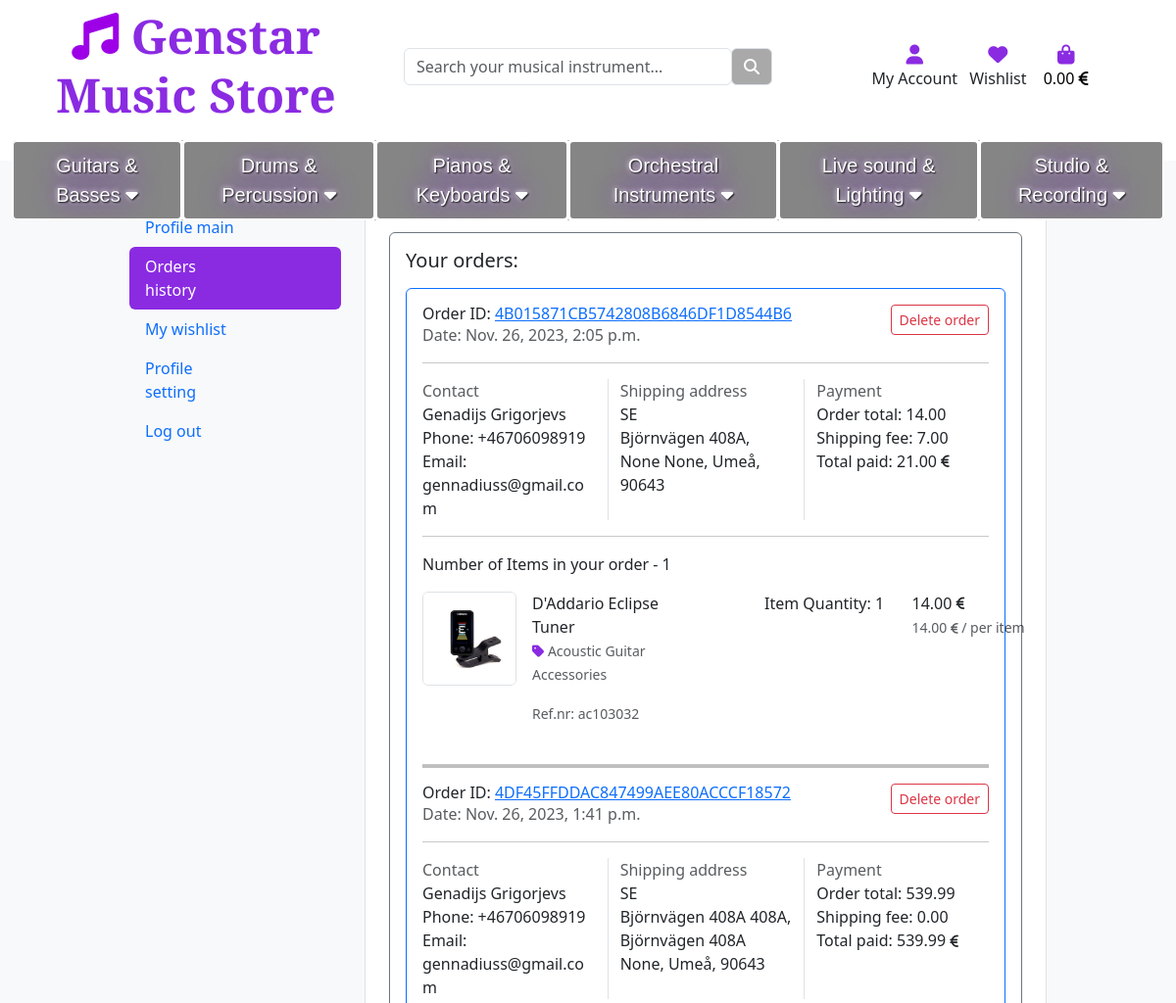
The app's page /profiles/orders_history/ (signed in, upper part), older data.
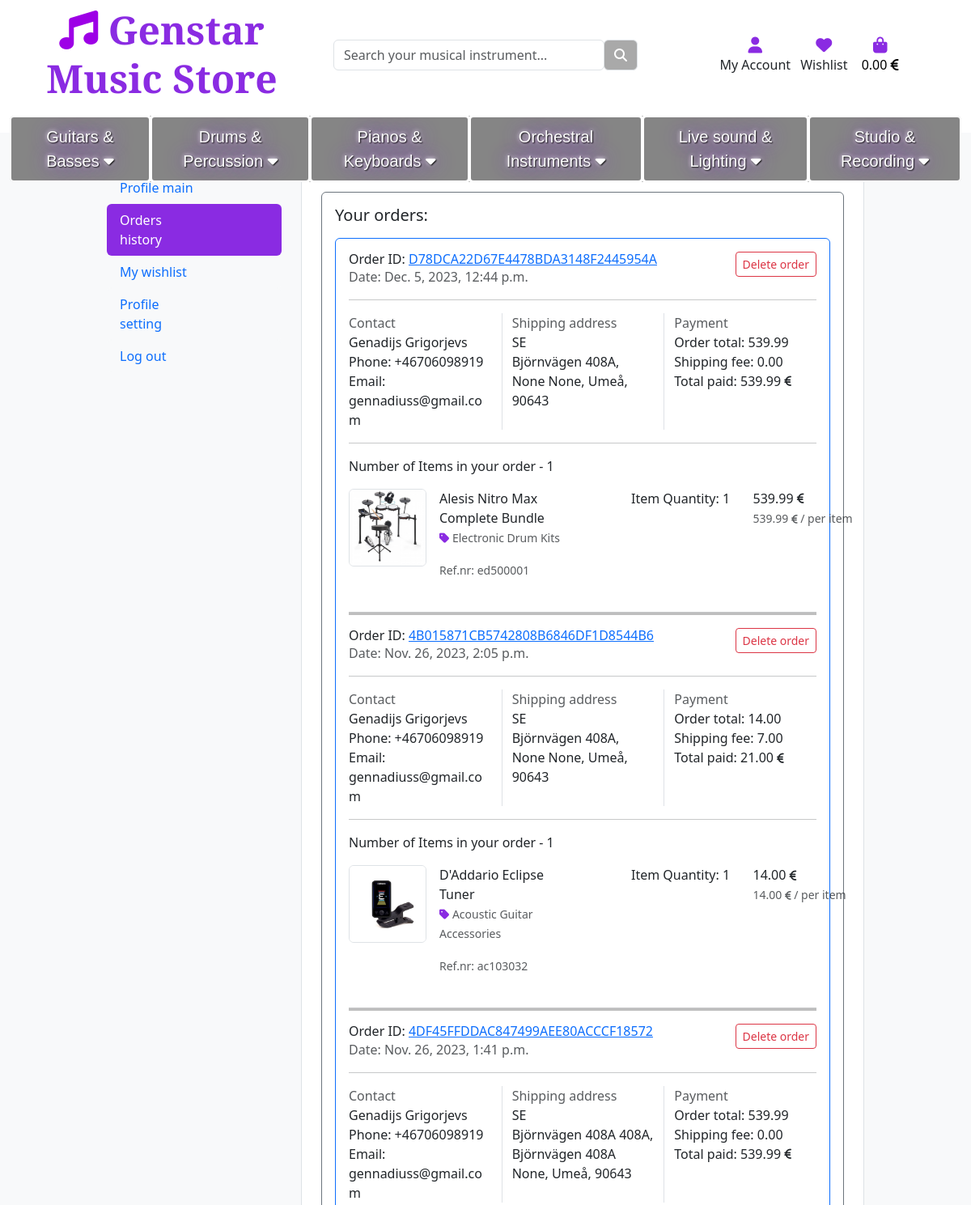
The same page, newer data.
### checkout/models.py (models this page shows, shortened)
class Order(models.Model):
    order_id = models.CharField(max_length=50, null=False, editable=False)
    user_profile = models.ForeignKey(UserProfile, on_delete=models.SET_NULL,
                                     null=True, blank=True,
                                     related_name='orders')
    first_name = models.CharField(max_length=50, null=False, blank=False)
    last_name = models.CharField(max_length=50, null=False, blank=False)
    email_address = models.EmailField(max_length=250, null=False, blank=False)
    phone_number = models.CharField(max_length=20, null=False, blank=False)
    street_address1 = models.CharField(max_length=80, null=False, blank=False,
                                       default='')
    building_number1 = models.CharField(max_length=80, null=False, blank=False,
                                        default='')
    street_address2 = models.CharField(max_length=80, null=True, blank=True)
    building_number2 = models.CharField(max_length=80, null=True, blank=True)
    postal_code = models.CharField(max_length=20, null=True, blank=True)
    city = models.CharField(max_length=50, null=False, blank=False)
    country = CountryField(blank_label='Country *', null=False, blank=False)
    created = models.DateTimeField(auto_now_add=True)
    updated = models.DateTimeField(auto_now=True)
    paid = models.BooleanField(default=False)
    delivery_cost = models.DecimalField(max_digits=6, decimal_places=2,
                                        null=False, default=0)
    order_total = models.DecimalField(max_digits=10, decimal_places=2,
                                      null=False, default=0)
    grand_total = models.DecimalField(max_digits=10, decimal_places=2,
                                      null=False, default=0)
    tax = models.DecimalField(max_digits=10, decimal_places=2,
                              null=False, default=0)
    coupon = models.ForeignKey('Coupon', null=True, blank=True,
                               on_delete=models.SET_NULL)

class OrderLineItem(models.Model):
    order = models.ForeignKey(Order, null=False, blank=False, on_delete=models.CASCADE, related_name='line_items')
    product = models.ForeignKey(Product, null=False, blank=False, on_delete=models.CASCADE)
    quantity = models.IntegerField(null=False, blank=False, default=0)
    line_item_total = models.DecimalField(max_digits=6, decimal_places=2, null=False, blank=False, editable=False)

### products/models.py (models this page shows, shortened)
class Product(models.Model):
    id = models.AutoField(primary_key=True)
    category = models.ForeignKey('Category', null=True, blank=True, on_delete=models.SET_NULL)
    sku = models.CharField(max_length=255, blank=True, null=True)
    name = models.CharField(max_length=255)
    product_type = models.CharField(max_length=255, blank=True, null=True)
    product_color = models.CharField(max_length=255, blank=True, null=True)
    product_material = models.CharField(max_length=255, blank=True, null=True)
    product_brand = models.CharField(max_length=255, blank=True, null=True)
    short_description = models.TextField(blank=True, null=True)
    description = models.TextField()
    price = models.DecimalField(max_digits=8, decimal_places=2)
    quantity_in_stock = models.IntegerField(blank=True, null=True)
    rating = models.DecimalField(max_digits=3, decimal_places=2, blank=True, null=True)
    image_url = models.URLField(max_length=1024, blank=True, null=True)
    image = models.ImageField(blank=True, null=True)
    class Meta:
        ordering = ('name',)
        verbose_name = 'product'
        verbose_name_plural = 'products'

class Category(models.Model):
    id = models.AutoField(primary_key=True)
    parent_category_id = models.ForeignKey('self', null=True, blank=True, on_delete=models.SET_NULL)
    category_name = models.CharField(max_length=255)
    friendly_name = models.CharField(max_length=255, blank=True, null=True)
    class Meta:
        ordering = ('category_name',)
        verbose_name = 'Category'
        verbose_name_plural = 'Categories'

### profiles/views.py (the view)
# urls.py: path('orders_history/', views.orders_history, name='orders_history'),
def orders_history(request):
    profile = get_object_or_404(UserProfile, user=request.user)
    user_profile = get_user_profile(request.user)
    form = UserProfileForm(instance=profile)
    orders = Order.objects.filter(user_profile=get_user_profile(request.user)).order_by('-created')
    template = 'profiles/orders_history.html'
    context = {
        'form': form,
        'orders': orders,
        'user_profile': user_profile,
    }
    return render(request, template, context)

### profiles/templates/profiles/orders_history.html (shortened to what this page needs)
{% extends 'base.html' %}
{% load static %}
{% load custom_filters %}
{% load crispy_forms_tags %}
{% block page_header %}
    <div class="container header-container">
    </div>
{% endblock %}
{% block content %}
<section class="py-5 bg-light">
    <div class="container">
        <div class="row">
            <div class="col-lg-3 col-xl-3">
                <nav class="nav flex-lg-column w-100 d-flex nav-pills mb-4">
                    <a class="nav-link my-0 bg-light" href="{% url 'view_profile' %}">
                        <p class="pb-0 mb-0" style="width: 100px">Profile main</p>
                    </a>
                    <a class="nav-link my-0 active" style="background-color: blueviolet;"" href="{% url 'orders_history' %}">
                        <p class="pb-0 mb-0" style="width: 100px">Orders history</p>
                    </a>
                    <a class="nav-link my-0 bg-light" href="{% url 'view_wishlist' %}">
                        <p class="pb-0 mb-0" style="width: 100px">My wishlist</p>
                    </a>
                    <a class="nav-link my-0 bg-light" href="{% url 'profile_settings' %}">
                        <p class="pb-0 mb-0" style="width: 100px">Profile setting</p>
                    </a>
                    <a class="nav-link my-0 bg-light" href="{% url 'account_logout' %}">
                        <p class="pb-0 mb-0" style="width: 100px">Log out</p>
                    </a>
                </nav>
            </div>
            <main class="col-lg-9 col-xl-9">
                <div class="card p-4 mb-0 shadow-0 border">
                    <div class="content-body">
                        <div class="card border border-secondary mb-4 shadow-0">
                            <div class="card-body pb-0">
                                <h5 class="mb-3">Your orders:</h5>
                        <div class="card border border-primary mb-4 shadow-0">
                            <div class="card-body pb-0">
                                {% for order in orders %}
                                    <header class="d-lg-flex">
                                        <div class="flex-grow-1">
                                            <h6 class="mb-0">
                                                Order ID: <a href="{% url 'order_history' order.order_id %}"
                                                title="{{ order.order_id }}">
                                                    {{ order.order_id }}
                                                </a>
                                            </h6>
                                            <span class="text-muted">Date: {{ order.created }}</span>
                                        </div>
                                        <div>
                                            <a href="{% url 'delete_order' order.order_id %}" class="btn btn-sm btn-outline-danger">Delete order</a>
                                        </div>
                                    </header>
                                    <hr />
                                    <div class="row">
                                        <div class="col-lg-4">
                                            <p class="mb-0 text-muted">Contact</p>
                                            <p class="m-0">
                                                {{ order.first_name }} {{ order.last_name }} <br />
                                                Phone: {{ order.phone_number }} <br />
                                                Email: {{ order.email_address }}
                                            </p>
                                        </div>
                                        <div class="col-lg-4 border-start">
                                            <p class="mb-0 text-muted">Shipping address</p>
                                            <p class="m-0">
                                                {{ order.country }} <br />
                                                {{ order.street_address1 }} {{ order.building_number1 }}, <br />
                                                {{ order.street_address2 }} {{ order.building_number2 }},
                                                {{ order.city }}, {{ order.postal_code }}
                                            </p>
                                        </div>
                                        <div class="col-lg-4 border-start">
                                            <p class="mb-0 text-muted">Payment</p>
                                            <p class="m-0">
                                                Order total: {{ order.order_total }} </span> <br />
                                                Shipping fee: {{ order.delivery_cost }} <br />
                                                Total paid: {{ order.grand_total }} <i class="fa-solid fa-euro-sign fa-sm"></i>
                                            </p>
                                        </div>
                                    </div>
                                    <hr />
                                    <p>Number of Items in your order - {{ order.line_items.count }}</p>
                                    {% for item in order.line_items.all %}
                                        <div class="row gy-3 mb-4"">
                                            <div class="col-lg-6">
                                                <div class="me-lg-6">
                                                    <div class="d-flex">
                                                        <img src="{{ item.product.image.url }}" alt="{{ item.product.name }}" class="border rounded me-3"
                                                            style="width: 96px; height: 96px;" />
                                                        <div class="">
                                                            <a class="nav-link" href="{% url 'product_detail' product_id=item.product.id %}" style="text-decoration: none;">
                                                                {{ item.product.name }}
                                                            </a>
                                                            <p>
                                                                <a class="text-muted small" href="{% url 'products_in_category' category_id=item.product.category.id %}" style="text-decoration: none;">
                                                                    <i class="fas fa-tag mr-1"></i> {{ item.product.category.friendly_name }}
                                                                </a>
                                                            </p>
                                                            <p>
                                                                <small class="text-muted text-nowrap"> Ref.nr: {{ item.product.sku }} </small>
                                                            </p>
                                                        </div>
                                                    </div>
                                                </div>
                                            </div>
                                            <div class="col-lg-3 col-sm-6 col-6 d-flex flex-row flex-lg-column flex-xl-row text-nowrap">
                                                <div class="mx-5">
                                                    Item Quantity: {{ item.quantity }}
                                                </div>
                                            </div>
                                            <div class="col-lg-2 col-sm-6 col-6 d-flex flex-row flex-lg-column flex-xl-row text-nowrap">
                                                <div class="mx-5">
                                                    <text class="h6 total-price" data-row-id="{{ item.product.id }}">{{ item.product.price|multiply:item.quantity }}</text> <i class="fa-solid fa-euro-sign fa-sm"></i> <br />
                                                    <small class="text-muted text-nowrap"> {{ item.product.price }}  / per item </small>
                                                </div>
                                            </div>
                                        </div>
                                    {% endfor %}
                                    <hr style="height: 4px; background: black;">
                                {% endfor %}
                            </div>
                        </div>
                            </div>
                        </div>
                    </div>
                </div>
            </main>
        </div>
    </div>
</section>
{% endblock %}

Row changes from the older to the newer data that the page shows:
added Order: order_id "D78DCA22D67E4478BDA3148F2445954A", created "Dec. 5, 2023, 12:44 p.m.", first_name "Genadijs", last_name "Grigorjevs", phone_number "+46706098919", email_address "gennadiuss@gmail.com", country "SE", street_address1 "Björnvägen", building_number1 "408A", street_address2 "None", building_number2 "None", city "Umeå", postal_code "90643", order_total "539.99", delivery_cost "0.00", grand_total "539.99", line_items.count "1"
added OrderLineItem: product.image (picture), product.name "Alesis Nitro Max Complete Bundle", product.category.friendly_name "Electronic Drum Kits", product.sku "ed500001", quantity "1", product.price|multiply "539.99", product.price "539.99", shown under "D78DCA22D67E4478BDA3148F2445954A"
